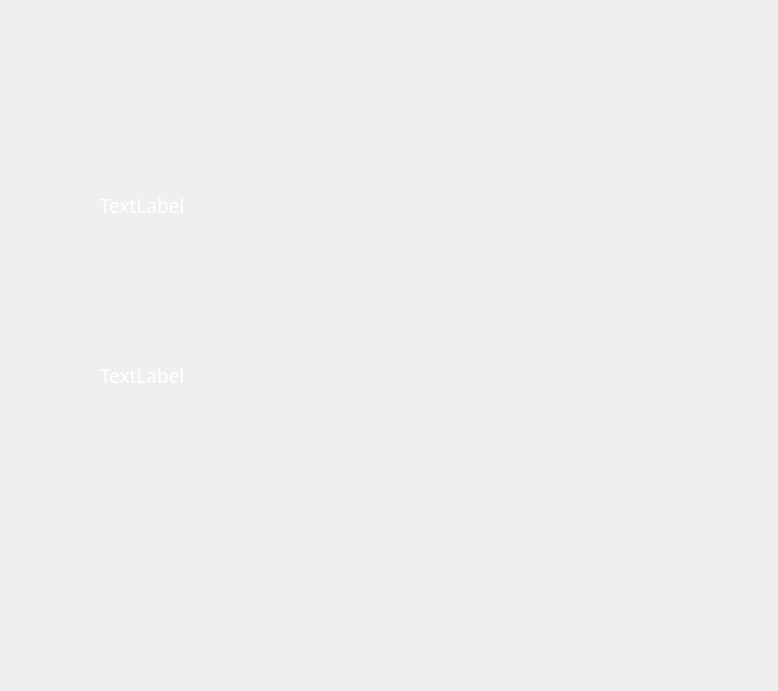
<?xml version="1.0" encoding="UTF-8"?>
<ui version="4.0">
 <class>PlayerSelection</class>
 <widget class="QWidget" name="PlayerSelection">
  <property name="geometry">
   <rect>
    <x>0</x>
    <y>0</y>
    <width>778</width>
    <height>691</height>
   </rect>
  </property>
  <property name="windowTitle">
   <string>Form</string>
  </property>
  <property name="layoutDirection">
   <enum>Qt::LayoutDirection::RightToLeft</enum>
  </property>
  <widget class="QPushButton" name="pushButton">
   <property name="geometry">
    <rect>
     <x>100</x>
     <y>140</y>
     <width>151</width>
     <height>131</height>
    </rect>
   </property>
   <property name="styleSheet">
    <string notr="true">color: rgb(255, 255, 255);
background-color: rgba(0, 0, 0,0);
border:none</string>
   </property>
   <property name="text">
    <string/>
   </property>
  </widget>
  <widget class="QPushButton" name="pushButton_2">
   <property name="geometry">
    <rect>
     <x>560</x>
     <y>170</y>
     <width>151</width>
     <height>131</height>
    </rect>
   </property>
   <property name="styleSheet">
    <string notr="true">color: rgb(255, 255, 255);
background-color: rgba(0, 0, 0, 0);
border:none</string>
   </property>
   <property name="text">
    <string/>
   </property>
  </widget>
  <widget class="QPushButton" name="pushButton_4">
   <property name="geometry">
    <rect>
     <x>570</x>
     <y>330</y>
     <width>141</width>
     <height>141</height>
    </rect>
   </property>
   <property name="styleSheet">
    <string notr="true">color: rgb(0, 0, 0);
background-color: rgba(0, 0, 0, 0);
border:none</string>
   </property>
   <property name="text">
    <string/>
   </property>
  </widget>
  <widget class="QLabel" name="label_4">
   <property name="geometry">
    <rect>
     <x>100</x>
     <y>360</y>
     <width>611</width>
     <height>31</height>
    </rect>
   </property>
   <property name="font">
    <font>
     <family>Gilroy-Bold</family>
     <pointsize>14</pointsize>
     <bold>false</bold>
    </font>
   </property>
   <property name="styleSheet">
    <string notr="true">color: rgb(255,255,255);</string>
   </property>
   <property name="text">
    <string>TextLabel</string>
   </property>
  </widget>
  <widget class="QLabel" name="label_3">
   <property name="geometry">
    <rect>
     <x>100</x>
     <y>180</y>
     <width>611</width>
     <height>51</height>
    </rect>
   </property>
   <property name="font">
    <font>
     <family>Gilroy-Bold</family>
     <pointsize>14</pointsize>
     <bold>false</bold>
    </font>
   </property>
   <property name="layoutDirection">
    <enum>Qt::LayoutDirection::LeftToRight</enum>
   </property>
   <property name="styleSheet">
    <string notr="true">color: rgb(255,255,255);</string>
   </property>
   <property name="text">
    <string>TextLabel</string>
   </property>
  </widget>
  <widget class="QPushButton" name="pushButton_3">
   <property name="geometry">
    <rect>
     <x>100</x>
     <y>340</y>
     <width>151</width>
     <height>131</height>
    </rect>
   </property>
   <property name="styleSheet">
    <string notr="true">color: rgb(0, 0, 0);
background-color: rgba(0, 0, 0, 0);
border:none</string>
   </property>
   <property name="text">
    <string/>
   </property>
  </widget>
  <widget class="QPushButton" name="pushButton_5">
   <property name="geometry">
    <rect>
     <x>310</x>
     <y>270</y>
     <width>161</width>
     <height>51</height>
    </rect>
   </property>
   <property name="styleSheet">
    <string notr="true">color: rgb(0, 0, 0);
background-color: rgba(0, 0, 0, 0);
border:none</string>
   </property>
   <property name="text">
    <string/>
   </property>
  </widget>
  <widget class="QPushButton" name="pushButton_6">
   <property name="geometry">
    <rect>
     <x>300</x>
     <y>430</y>
     <width>181</width>
     <height>51</height>
    </rect>
   </property>
   <property name="styleSheet">
    <string notr="true">color: rgb(0, 0, 0);
background-color: rgba(0, 0, 0, 0);
border:none</string>
   </property>
   <property name="text">
    <string/>
   </property>
  </widget>
  <widget class="QPushButton" name="pushButton_7">
   <property name="geometry">
    <rect>
     <x>120</x>
     <y>250</y>
     <width>201</width>
     <height>171</height>
    </rect>
   </property>
   <property name="styleSheet">
    <string notr="true">color: rgb(0, 0, 0);
background-color: rgba(0, 0, 0,0);
border:none</string>
   </property>
   <property name="text">
    <string/>
   </property>
  </widget>
  <widget class="QPushButton" name="pushButton_8">
   <property name="geometry">
    <rect>
     <x>460</x>
     <y>230</y>
     <width>191</width>
     <height>171</height>
    </rect>
   </property>
   <property name="styleSheet">
    <string notr="true">color: rgb(0, 0, 0);
background-color: rgba(0, 0, 0,0);
border:none</string>
   </property>
   <property name="text">
    <string/>
   </property>
  </widget>
  <widget class="QPushButton" name="pushButton_9">
   <property name="geometry">
    <rect>
     <x>300</x>
     <y>430</y>
     <width>181</width>
     <height>51</height>
    </rect>
   </property>
   <property name="styleSheet">
    <string notr="true">color: rgb(0, 0, 0);
background-color: rgba(0, 0, 0,0);
border:none</string>
   </property>
   <property name="text">
    <string/>
   </property>
  </widget>
 </widget>
 <resources/>
 <connections/>
</ui>
